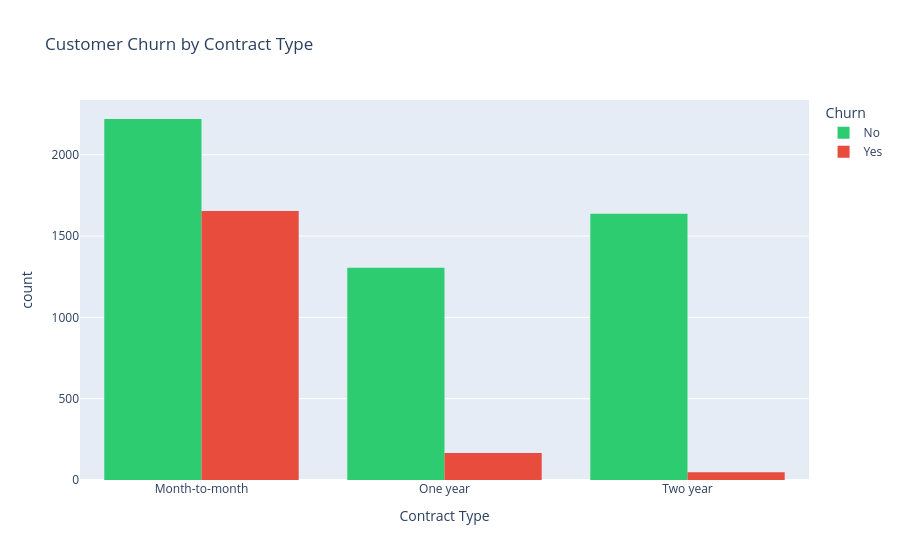

Notebook code for this chart:
### Code cell
# Create an interactive bar chart showing Churn rates across different contracts
fig_contract = px.histogram(
    df, 
    x="Contract", 
    color="Churn", 
    barmode="group",
    title="Customer Churn by Contract Type",
    labels={"Contract": "Contract Type", "count": "Number of Customers"},
    color_discrete_map={"No": "#2ecc71", "Yes": "#e74c3c"}
)

fig_contract.show()

### Figure 1 — Plotly figure (JSON) as saved in the notebook; plotly's stock layout.template omitted (floating-point values rounded to 4 significant figures; data arrays with more than 128 entries replaced by an {"elided": "..."} marker saying what was removed)
{"data": [{"alignmentgroup": "True", "bingroup": "x", "hovertemplate": "Churn=No<br>Contract Type=%{x}<br>count=%{y}<extra></extra>", "legendgroup": "No", "marker": {"color": "#2ecc71", "pattern": {"shape": ""}}, "name": "No", "offsetgroup": "No", "orientation": "v", "showlegend": true, "type": "histogram", "x": {"elided": "5163 str values"}, "xaxis": "x", "yaxis": "y"}, {"alignmentgroup": "True", "bingroup": "x", "hovertemplate": "Churn=Yes<br>Contract Type=%{x}<br>count=%{y}<extra></extra>", "legendgroup": "Yes", "marker": {"color": "#e74c3c", "pattern": {"shape": ""}}, "name": "Yes", "offsetgroup": "Yes", "orientation": "v", "showlegend": true, "type": "histogram", "x": {"elided": "1869 str values"}, "xaxis": "x", "yaxis": "y"}], "layout": {"barmode": "group", "legend": {"title": {"text": "Churn"}, "tracegroupgap": 0}, "title": {"text": "Customer Churn by Contract Type"}, "xaxis": {"anchor": "y", "domain": [0, 1], "title": {"text": "Contract Type"}}, "yaxis": {"anchor": "x", "domain": [0, 1], "title": {"text": "count"}}}}
